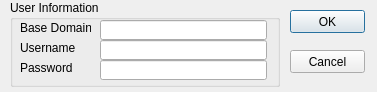
<?xml version="1.0" encoding="UTF-8"?>
<ui version="4.0">
 <class>nsLogin</class>
 <widget class="QDialog" name="nsLogin">
  <property name="geometry">
   <rect>
    <x>0</x>
    <y>0</y>
    <width>377</width>
    <height>92</height>
   </rect>
  </property>
  <property name="windowTitle">
   <string>nsLogin</string>
  </property>
  <widget class="QGroupBox" name="grpUserInfo">
   <property name="geometry">
    <rect>
     <x>10</x>
     <y>0</y>
     <width>270</width>
     <height>87</height>
    </rect>
   </property>
   <property name="title">
    <string>User Information</string>
   </property>
   <widget class="QLineEdit" name="nsBaseDomain">
    <property name="geometry">
     <rect>
      <x>90</x>
      <y>20</y>
      <width>167</width>
      <height>20</height>
     </rect>
    </property>
   </widget>
   <widget class="QLineEdit" name="nsUsername">
    <property name="geometry">
     <rect>
      <x>90</x>
      <y>40</y>
      <width>167</width>
      <height>20</height>
     </rect>
    </property>
   </widget>
   <widget class="QLineEdit" name="nsPassword">
    <property name="geometry">
     <rect>
      <x>90</x>
      <y>60</y>
      <width>167</width>
      <height>20</height>
     </rect>
    </property>
    <property name="inputMask">
     <string/>
    </property>
    <property name="text">
     <string/>
    </property>
    <property name="echoMode">
     <enum>QLineEdit::Password</enum>
    </property>
   </widget>
   <widget class="QLabel" name="lblBaseDomain">
    <property name="geometry">
     <rect>
      <x>10</x>
      <y>20</y>
      <width>71</width>
      <height>16</height>
     </rect>
    </property>
    <property name="text">
     <string>Base Domain</string>
    </property>
   </widget>
   <widget class="QLabel" name="lblUsername">
    <property name="geometry">
     <rect>
      <x>10</x>
      <y>40</y>
      <width>71</width>
      <height>16</height>
     </rect>
    </property>
    <property name="text">
     <string>Username</string>
    </property>
   </widget>
   <widget class="QLabel" name="lblPassword">
    <property name="geometry">
     <rect>
      <x>10</x>
      <y>60</y>
      <width>71</width>
      <height>16</height>
     </rect>
    </property>
    <property name="text">
     <string>Password</string>
    </property>
   </widget>
  </widget>
  <widget class="QPushButton" name="btnOK">
   <property name="geometry">
    <rect>
     <x>290</x>
     <y>10</y>
     <width>75</width>
     <height>23</height>
    </rect>
   </property>
   <property name="text">
    <string>OK</string>
   </property>
  </widget>
  <widget class="QPushButton" name="btnCancel">
   <property name="geometry">
    <rect>
     <x>290</x>
     <y>50</y>
     <width>75</width>
     <height>23</height>
    </rect>
   </property>
   <property name="text">
    <string>Cancel</string>
   </property>
  </widget>
 </widget>
 <layoutdefault spacing="6" margin="11"/>
 <resources/>
 <connections/>
</ui>
